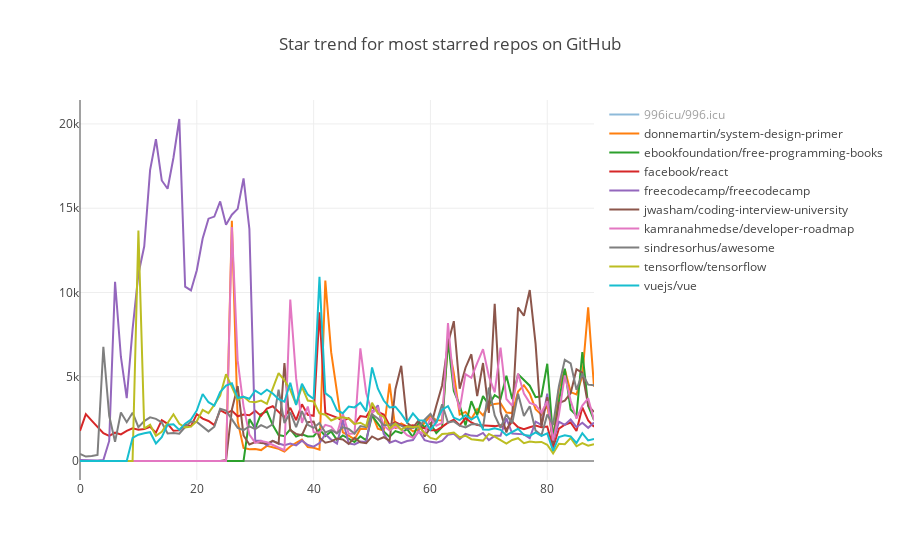

This figure's notebook cell:
### Markdown cell above
Looks into the data in 2020, the top repo is a Chinese educational resource to prepare for an algorithms interview. Actually, amost all of the top 10 are related to education. The only exceptions are: Deno — a JS runtime and CSSEGISandData/COVID-19 — a repo for COVID-19 data. Yes, I expected that 2020 would be about COVID-19 but happily enough it's not only about COVID-19.

### Code cell
query(`
SELECT
    repo AS name,
    groupArrayInsertAt(toUInt32(c), toUInt64(dateDiff('month', toDate('2015-01-01'), month))) AS data
FROM
(
    SELECT
        lower(repo_name) AS repo,
        toStartOfMonth(created_at) AS month,
        count() AS c
    FROM github_log.events
    WHERE type = 'WatchEvent' AND repo IN
    (
        SELECT lower(repo_name) AS repo
        FROM github_log.events
        WHERE type = 'WatchEvent'
        GROUP BY repo
        ORDER BY count() DESC
        LIMIT 10
    )
    GROUP BY
        repo,
        month
)
GROUP BY repo
ORDER BY repo ASC
`).then(data => {
    openDigger.render.plotly(data.map(row => {
        return {
            y: row.data,
            name: row.name,
        }
    }), { title: 'Star trend for most starred repos on GitHub' });
});
